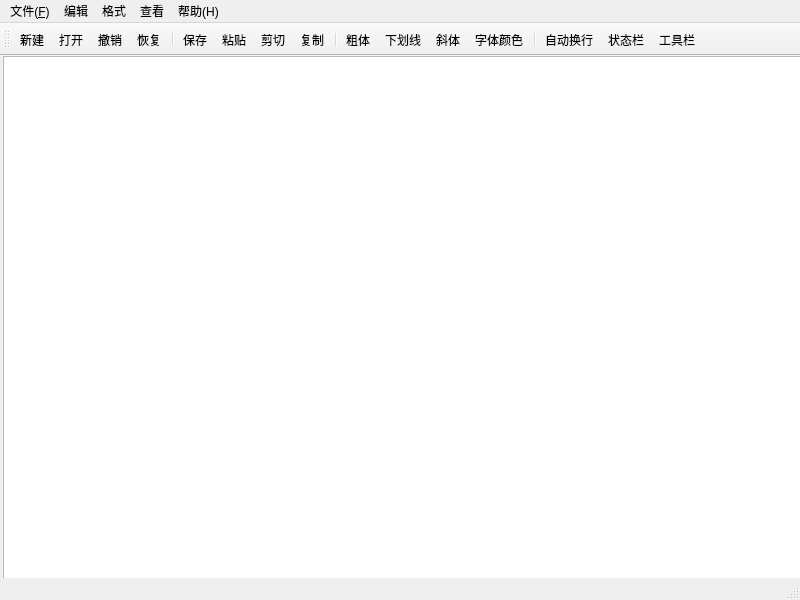
<?xml version="1.0" encoding="UTF-8"?>
<ui version="4.0">
 <class>MainWindow</class>
 <widget class="QMainWindow" name="MainWindow">
  <property name="geometry">
   <rect>
    <x>0</x>
    <y>0</y>
    <width>800</width>
    <height>600</height>
   </rect>
  </property>
  <property name="windowTitle">
   <string>MainWindow</string>
  </property>
  <widget class="QWidget" name="centralwidget">
   <widget class="QPlainTextEdit" name="plainTextEdit">
    <property name="geometry">
     <rect>
      <x>3</x>
      <y>0</y>
      <width>801</width>
      <height>531</height>
     </rect>
    </property>
    <property name="plainText">
     <string/>
    </property>
   </widget>
  </widget>
  <widget class="QMenuBar" name="menubar">
   <property name="geometry">
    <rect>
     <x>0</x>
     <y>0</y>
     <width>800</width>
     <height>25</height>
    </rect>
   </property>
   <widget class="QMenu" name="menu">
    <property name="title">
     <string>文件(&amp;F)</string>
    </property>
    <addaction name="actionNew"/>
    <addaction name="actionSave"/>
    <addaction name="actionOpen"/>
    <addaction name="actionExit"/>
   </widget>
   <widget class="QMenu" name="menu_2">
    <property name="title">
     <string>编辑</string>
    </property>
    <addaction name="actionCopy"/>
    <addaction name="actionPaste"/>
    <addaction name="actionClear"/>
    <addaction name="actionCut"/>
    <addaction name="actionRedo"/>
    <addaction name="actionUndo"/>
    <addaction name="actionFind"/>
    <addaction name="actionReplace"/>
    <addaction name="actionSelectAll"/>
   </widget>
   <widget class="QMenu" name="menu_3">
    <property name="title">
     <string>格式</string>
    </property>
    <addaction name="actionLineWrap"/>
    <addaction name="actionColor"/>
   </widget>
   <widget class="QMenu" name="menu_4">
    <property name="title">
     <string>查看</string>
    </property>
    <addaction name="actionShowToolbar"/>
    <addaction name="actionShowStatusBar"/>
   </widget>
   <widget class="QMenu" name="menu_5">
    <property name="title">
     <string>帮助(H)</string>
    </property>
    <addaction name="actionAbout"/>
   </widget>
   <addaction name="menu"/>
   <addaction name="menu_2"/>
   <addaction name="menu_3"/>
   <addaction name="menu_4"/>
   <addaction name="menu_5"/>
  </widget>
  <widget class="QStatusBar" name="statusbar"/>
  <widget class="QToolBar" name="toolBar">
   <property name="windowTitle">
    <string>toolBar</string>
   </property>
   <property name="toolButtonStyle">
    <enum>Qt::ToolButtonStyle::ToolButtonIconOnly</enum>
   </property>
   <attribute name="toolBarArea">
    <enum>TopToolBarArea</enum>
   </attribute>
   <attribute name="toolBarBreak">
    <bool>false</bool>
   </attribute>
   <addaction name="actionNew"/>
   <addaction name="actionOpen"/>
   <addaction name="actionUndo"/>
   <addaction name="actionRedo"/>
   <addaction name="separator"/>
   <addaction name="actionSave"/>
   <addaction name="actionPaste"/>
   <addaction name="actionCut"/>
   <addaction name="actionCopy"/>
   <addaction name="separator"/>
   <addaction name="actionBold"/>
   <addaction name="actionUnderline"/>
   <addaction name="actionItalic"/>
   <addaction name="actionColor"/>
   <addaction name="separator"/>
   <addaction name="actionLineWrap"/>
   <addaction name="actionShowStatusBar"/>
   <addaction name="actionShowToolbar"/>
  </widget>
  <action name="actionSave">
   <property name="icon">
    <iconset resource="res.qrc">
     <normaloff>:/images/save.png</normaloff>:/images/save.png</iconset>
   </property>
   <property name="text">
    <string>保存</string>
   </property>
   <property name="shortcut">
    <string>Ctrl+S</string>
   </property>
   <property name="menuRole">
    <enum>QAction::MenuRole::NoRole</enum>
   </property>
  </action>
  <action name="actionCopy">
   <property name="icon">
    <iconset resource="res.qrc">
     <normaloff>:/images/复制.png</normaloff>:/images/复制.png</iconset>
   </property>
   <property name="text">
    <string>复制</string>
   </property>
   <property name="shortcut">
    <string>Ctrl+C</string>
   </property>
   <property name="menuRole">
    <enum>QAction::MenuRole::NoRole</enum>
   </property>
  </action>
  <action name="actionPaste">
   <property name="icon">
    <iconset resource="res.qrc">
     <normaloff>:/images/粘贴.png</normaloff>:/images/粘贴.png</iconset>
   </property>
   <property name="text">
    <string>粘贴</string>
   </property>
   <property name="shortcut">
    <string>Ctrl+V</string>
   </property>
   <property name="menuRole">
    <enum>QAction::MenuRole::NoRole</enum>
   </property>
  </action>
  <action name="actionCut">
   <property name="icon">
    <iconset resource="res.qrc">
     <normaloff>:/images/剪切.png</normaloff>:/images/剪切.png</iconset>
   </property>
   <property name="text">
    <string>剪切</string>
   </property>
   <property name="menuRole">
    <enum>QAction::MenuRole::NoRole</enum>
   </property>
  </action>
  <action name="actionNew">
   <property name="icon">
    <iconset resource="res.qrc">
     <normaloff>:/images/新建目录.png</normaloff>:/images/新建目录.png</iconset>
   </property>
   <property name="text">
    <string>新建</string>
   </property>
   <property name="menuRole">
    <enum>QAction::MenuRole::NoRole</enum>
   </property>
  </action>
  <action name="actionBold">
   <property name="checkable">
    <bool>true</bool>
   </property>
   <property name="icon">
    <iconset resource="res.qrc">
     <normaloff>:/images/粗体.png</normaloff>:/images/粗体.png</iconset>
   </property>
   <property name="text">
    <string>粗体</string>
   </property>
   <property name="menuRole">
    <enum>QAction::MenuRole::NoRole</enum>
   </property>
  </action>
  <action name="actionClear">
   <property name="icon">
    <iconset resource="res.qrc">
     <normaloff>:/images/ic_清空.png</normaloff>:/images/ic_清空.png</iconset>
   </property>
   <property name="text">
    <string>清空</string>
   </property>
   <property name="menuRole">
    <enum>QAction::MenuRole::NoRole</enum>
   </property>
  </action>
  <action name="actionOpen">
   <property name="icon">
    <iconset resource="res.qrc">
     <normaloff>:/images/open.png</normaloff>:/images/open.png</iconset>
   </property>
   <property name="text">
    <string>打开</string>
   </property>
   <property name="menuRole">
    <enum>QAction::MenuRole::NoRole</enum>
   </property>
  </action>
  <action name="actionUnderline">
   <property name="checkable">
    <bool>true</bool>
   </property>
   <property name="icon">
    <iconset resource="res.qrc">
     <normaloff>:/images/下划线.png</normaloff>:/images/下划线.png</iconset>
   </property>
   <property name="text">
    <string>下划线</string>
   </property>
   <property name="menuRole">
    <enum>QAction::MenuRole::NoRole</enum>
   </property>
  </action>
  <action name="actionItalic">
   <property name="checkable">
    <bool>true</bool>
   </property>
   <property name="icon">
    <iconset resource="res.qrc">
     <normaloff>:/images/斜体.png</normaloff>:/images/斜体.png</iconset>
   </property>
   <property name="text">
    <string>斜体</string>
   </property>
   <property name="menuRole">
    <enum>QAction::MenuRole::NoRole</enum>
   </property>
  </action>
  <action name="actionColor">
   <property name="checkable">
    <bool>true</bool>
   </property>
   <property name="icon">
    <iconset resource="res.qrc">
     <normaloff>:/images/颜色.png</normaloff>:/images/颜色.png</iconset>
   </property>
   <property name="text">
    <string>字体颜色</string>
   </property>
   <property name="menuRole">
    <enum>QAction::MenuRole::NoRole</enum>
   </property>
  </action>
  <action name="actionUndo">
   <property name="icon">
    <iconset resource="res.qrc">
     <normaloff>:/images/撤销.png</normaloff>:/images/撤销.png</iconset>
   </property>
   <property name="text">
    <string>撤销</string>
   </property>
   <property name="menuRole">
    <enum>QAction::MenuRole::NoRole</enum>
   </property>
  </action>
  <action name="actionRedo">
   <property name="icon">
    <iconset resource="res.qrc">
     <normaloff>:/images/数据恢复.png</normaloff>:/images/数据恢复.png</iconset>
   </property>
   <property name="text">
    <string>恢复</string>
   </property>
   <property name="menuRole">
    <enum>QAction::MenuRole::NoRole</enum>
   </property>
  </action>
  <action name="actionFind">
   <property name="icon">
    <iconset resource="res.qrc">
     <normaloff>:/images/24gf-lookup2.png</normaloff>:/images/24gf-lookup2.png</iconset>
   </property>
   <property name="text">
    <string>查找</string>
   </property>
   <property name="menuRole">
    <enum>QAction::MenuRole::NoRole</enum>
   </property>
  </action>
  <action name="actionReplace">
   <property name="icon">
    <iconset resource="res.qrc">
     <normaloff>:/images/替换.png</normaloff>:/images/替换.png</iconset>
   </property>
   <property name="text">
    <string>替换</string>
   </property>
   <property name="menuRole">
    <enum>QAction::MenuRole::NoRole</enum>
   </property>
  </action>
  <action name="actionAbout">
   <property name="text">
    <string>关于</string>
   </property>
   <property name="menuRole">
    <enum>QAction::MenuRole::NoRole</enum>
   </property>
  </action>
  <action name="actionSelectAll">
   <property name="text">
    <string>全选</string>
   </property>
   <property name="menuRole">
    <enum>QAction::MenuRole::NoRole</enum>
   </property>
  </action>
  <action name="actionExit">
   <property name="text">
    <string>退出</string>
   </property>
   <property name="menuRole">
    <enum>QAction::MenuRole::NoRole</enum>
   </property>
  </action>
  <action name="actionLineWrap">
   <property name="icon">
    <iconset resource="res.qrc">
     <normaloff>:/images/自动换行.png</normaloff>:/images/自动换行.png</iconset>
   </property>
   <property name="text">
    <string>自动换行</string>
   </property>
   <property name="menuRole">
    <enum>QAction::MenuRole::NoRole</enum>
   </property>
  </action>
  <action name="actionShowStatusBar">
   <property name="icon">
    <iconset resource="res.qrc">
     <normaloff>:/images/3状态栏.png</normaloff>:/images/3状态栏.png</iconset>
   </property>
   <property name="text">
    <string>状态栏</string>
   </property>
   <property name="menuRole">
    <enum>QAction::MenuRole::NoRole</enum>
   </property>
  </action>
  <action name="actionShowToolbar">
   <property name="icon">
    <iconset resource="res.qrc">
     <normaloff>:/images/工具栏.png</normaloff>:/images/工具栏.png</iconset>
   </property>
   <property name="text">
    <string>工具栏</string>
   </property>
   <property name="menuRole">
    <enum>QAction::MenuRole::NoRole</enum>
   </property>
  </action>
 </widget>
 <resources>
  <include location="res.qrc"/>
 </resources>
 <connections>
  <connection>
   <sender>actionCopy</sender>
   <signal>triggered()</signal>
   <receiver>plainTextEdit</receiver>
   <slot>copy()</slot>
   <hints>
    <hint type="sourcelabel">
     <x>-1</x>
     <y>-1</y>
    </hint>
    <hint type="destinationlabel">
     <x>451</x>
     <y>123</y>
    </hint>
   </hints>
  </connection>
  <connection>
   <sender>actionCut</sender>
   <signal>triggered()</signal>
   <receiver>plainTextEdit</receiver>
   <slot>cut()</slot>
   <hints>
    <hint type="sourcelabel">
     <x>-1</x>
     <y>-1</y>
    </hint>
    <hint type="destinationlabel">
     <x>451</x>
     <y>123</y>
    </hint>
   </hints>
  </connection>
  <connection>
   <sender>actionPaste</sender>
   <signal>triggered()</signal>
   <receiver>plainTextEdit</receiver>
   <slot>paste()</slot>
   <hints>
    <hint type="sourcelabel">
     <x>-1</x>
     <y>-1</y>
    </hint>
    <hint type="destinationlabel">
     <x>451</x>
     <y>123</y>
    </hint>
   </hints>
  </connection>
  <connection>
   <sender>actionClear</sender>
   <signal>triggered()</signal>
   <receiver>plainTextEdit</receiver>
   <slot>clear()</slot>
   <hints>
    <hint type="sourcelabel">
     <x>-1</x>
     <y>-1</y>
    </hint>
    <hint type="destinationlabel">
     <x>451</x>
     <y>123</y>
    </hint>
   </hints>
  </connection>
  <connection>
   <sender>actionNew</sender>
   <signal>triggered()</signal>
   <receiver>plainTextEdit</receiver>
   <slot>clear()</slot>
   <hints>
    <hint type="sourcelabel">
     <x>-1</x>
     <y>-1</y>
    </hint>
    <hint type="destinationlabel">
     <x>403</x>
     <y>333</y>
    </hint>
   </hints>
  </connection>
  <connection>
   <sender>actionUndo</sender>
   <signal>triggered()</signal>
   <receiver>plainTextEdit</receiver>
   <slot>undo()</slot>
   <hints>
    <hint type="sourcelabel">
     <x>-1</x>
     <y>-1</y>
    </hint>
    <hint type="destinationlabel">
     <x>403</x>
     <y>333</y>
    </hint>
   </hints>
  </connection>
  <connection>
   <sender>actionRedo</sender>
   <signal>triggered()</signal>
   <receiver>plainTextEdit</receiver>
   <slot>redo()</slot>
   <hints>
    <hint type="sourcelabel">
     <x>-1</x>
     <y>-1</y>
    </hint>
    <hint type="destinationlabel">
     <x>403</x>
     <y>333</y>
    </hint>
   </hints>
  </connection>
 </connections>
</ui>
